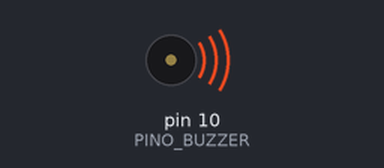
Simulated run of this sketch. Board: Arduino Uno, built with avr-gcc and run on an emulated ATmega328P. Parts: buzzer (waves = sounding).

Above: at 0.5 s.
At 8.5 s:
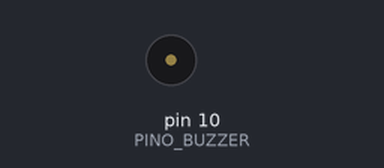
Timing chart, 0 to 13.0 s (numbered marks = the images above):
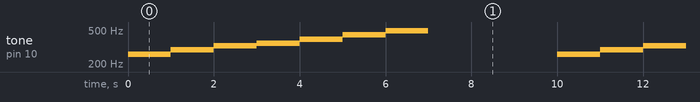

The sketch:

notas-musicais.ino
```cpp
/**
 * Teste com buzzer passivo.
 * Geracao de notas musicais.
 */


const byte PINO_BUZZER = 10;

const int C = 261; // nota DO
const int D = 293; // nota RE
const int E = 329; // nota MI
const int F = 349; // nota FA
const int G = 391; // nota SOL
const int A = 440; // nota LA
const int B = 493; // nota SI

void setup() {
  pinMode(PINO_BUZZER, OUTPUT); // configura pino buzzer como saida
}

void loop() {
  tocar(PINO_BUZZER, C, 1000);
  tocar(PINO_BUZZER, D, 1000);
  tocar(PINO_BUZZER, E, 1000);
  tocar(PINO_BUZZER, F, 1000);
  tocar(PINO_BUZZER, G, 1000);
  tocar(PINO_BUZZER, A, 1000);
  tocar(PINO_BUZZER, B, 1000);
  desligar(PINO_BUZZER, 3000);
}

void tocar(byte pino, int frequencia, int tempo) {
  tone(pino, frequencia);
  delay(tempo);
}

void desligar(byte pino, int tempo) {
  noTone(pino);
  delay(tempo);
}
```

Measured:
- by itself, tone on pin 10 (PINO_BUZZER): repeats every 10.0 s: 293 Hz 1.0 s, 329 Hz 1.0 s, 349 Hz 1.0 s, 391 Hz 1.0 s, 440 Hz 1.0 s, 493 Hz 1.0 s, silent 3.0 s, 261 Hz 1.0 s
